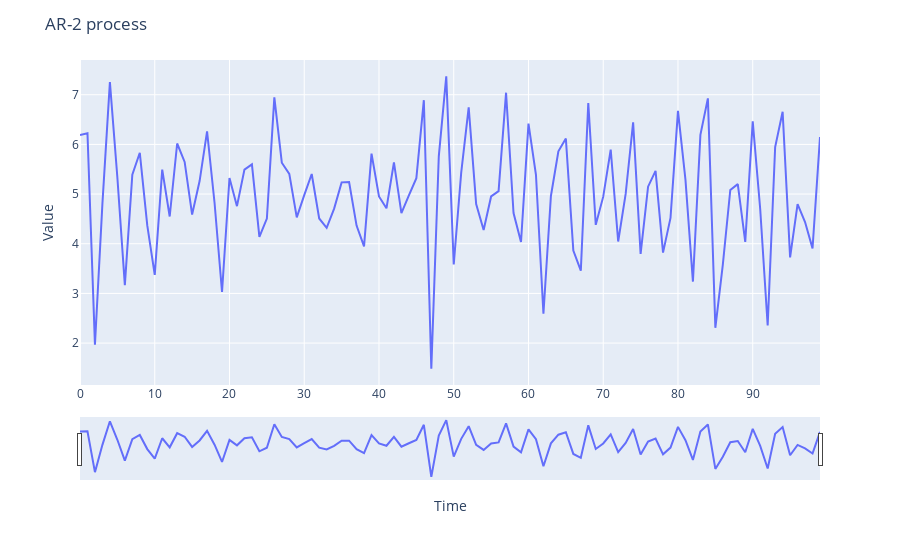

The notebook cell saved with this chart:
### Code cell
ar_process = tsa.ArmaProcess(ar=[1, 0.4, 0.6], nobs = 300)
sample = ar_process.generate_sample(burnin = 10000) + 5
simple_plot(sample, title = 'AR-2 process')

### Figure 1 — Plotly figure (JSON) as saved in the notebook; plotly's stock layout.template omitted (floating-point values rounded to 4 significant figures)
{"data": [{"hovertemplate": "x=%{x}<br>y=%{y}<extra></extra>", "legendgroup": "", "line": {"color": "#636efa", "dash": "solid"}, "mode": "lines", "name": "", "orientation": "v", "showlegend": false, "type": "scatter", "x": [0, 1, 2, 3, 4, 5, 6, 7, 8, 9, 10, 11, 12, 13, 14, 15, 16, 17, 18, 19, 20, 21, 22, 23, 24, 25, 26, 27, 28, 29, 30, 31, 32, 33, 34, 35, 36, 37, 38, 39, 40, 41, 42, 43, 44, 45, 46, 47, 48, 49, 50, 51, 52, 53, 54, 55, 56, 57, 58, 59, 60, 61, 62, 63, 64, 65, 66, 67, 68, 69, 70, 71, 72, 73, 74, 75, 76, 77, 78, 79, 80, 81, 82, 83, 84, 85, 86, 87, 88, 89, 90, 91, 92, 93, 94, 95, 96, 97, 98, 99], "xaxis": "x", "y": [6.188, 6.223, 1.967, 4.808, 7.253, 5.334, 3.166, 5.393, 5.831, 4.368, 3.374, 5.491, 4.549, 6.018, 5.647, 4.588, 5.263, 6.263, 4.825, 3.028, 5.325, 4.757, 5.492, 5.598, 4.139, 4.507, 6.946, 5.631, 5.408, 4.532, 4.978, 5.404, 4.509, 4.322, 4.707, 5.236, 5.243, 4.366, 3.947, 5.816, 4.953, 4.713, 5.638, 4.616, 4.976, 5.319, 6.89, 1.483, 5.76, 7.372, 3.583, 5.431, 6.744, 4.801, 4.278, 4.952, 5.059, 7.041, 4.618, 4.036, 6.417, 5.389, 2.59, 4.962, 5.861, 6.117, 3.862, 3.458, 6.833, 4.38, 4.948, 5.896, 4.045, 5.003, 6.444, 3.797, 5.149, 5.467, 3.822, 4.521, 6.674, 5.291, 3.237, 6.191, 6.926, 2.308, 3.579, 5.082, 5.201, 4.036, 6.465, 4.699, 2.354, 5.947, 6.656, 3.725, 4.798, 4.436, 3.907, 6.147], "yaxis": "y"}], "layout": {"legend": {"tracegroupgap": 0}, "margin": {"t": 60}, "title": {"text": "AR-2 process"}, "xaxis": {"anchor": "y", "domain": [0, 1], "rangeslider": {"visible": true}, "title": {"text": "Time"}}, "yaxis": {"anchor": "x", "domain": [0, 1], "title": {"text": "Value"}}}}
